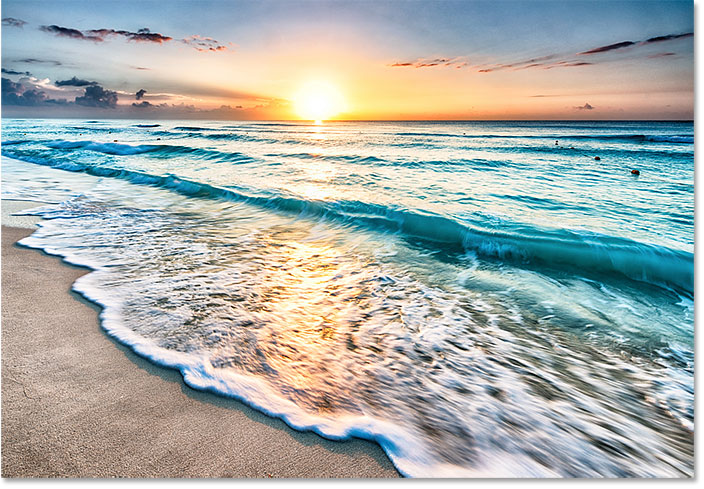
#> input picture my_app/media/myfile1_0wUYRkS.jpg, 704 x 489 px
$ python -i histogram.py   (imports and definitions only)
#> lines starting #> are read from the running program, lines starting #| are printed output that depends on the picture
import numpy as np
import cv2

def histogrameq(image):


#> called with image = 'media/myfile1_0wUYRkS.jpg'
    img = cv2.imread(image)
#> img is the input picture: shape (489, 704, 3); mean B, G, R 172, 175.6, 168.4

    #To display image before equalization


    ycrcb=cv2.cvtColor(img,cv2.COLOR_BGR2YCR_CB)
#> ycrcb: shape (489, 704, 3); mean of channels 0, 1, 2 173, 124.7, 127.4


    channels=cv2.split(ycrcb)
    a = np.zeros((256,),dtype=np.float16)

    height,width=channels[0].shape
#> height = 489; width = 704
    img1=channels[0]
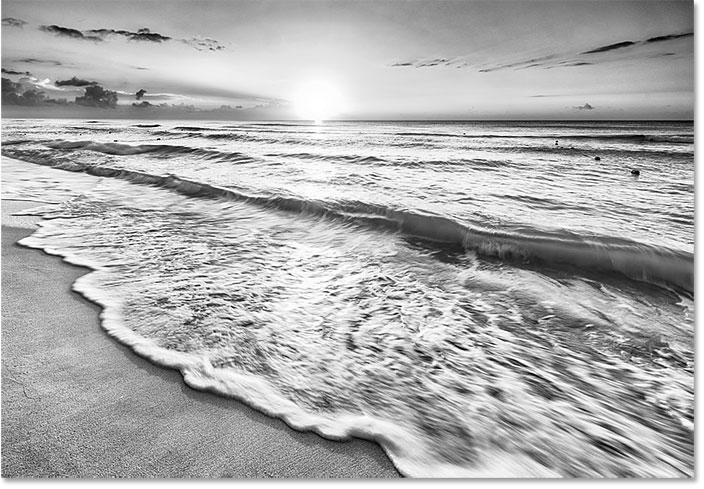
#> img1: shape (489, 704); min 0, max 255, mean 173

    #finding histogram
    for i in range(width):
        for j in range(height):
            g = channels[0][j,i]

            a[g] = a[g]+1
#> after the loop, a = 256 values, max 2048 at index 148, min 6 at index 0, mean 1246


    #performing histogram equalization
    tmp = 1.0/(height*width)
#> tmp = 2.9e-06
    b = np.zeros((256,),dtype=np.float16)

    for i in range(256):
        for j in range(i+1):
            b[i] += a[j] * tmp;
        b[i] = round(b[i] * 255);
#> after the loop, b = 256 values from 0 to 235

    # b now contains the equalized histogram
    b=b.astype(np.uint8)


    for i in range(width):
        for j in range(height):
            g = channels[0][j,i]
            channels[0][j,i]= b[g]
    # channels[0]=img1
    print(img1)
#> (printed output is left out)
    ycrcb=cv2.merge(channels)
#> ycrcb: shape (489, 704, 3); mean of channels 0, 1, 2 121.6, 124.7, 127.4

    img2=cv2.cvtColor(ycrcb,cv2.COLOR_YCR_CB2BGR)
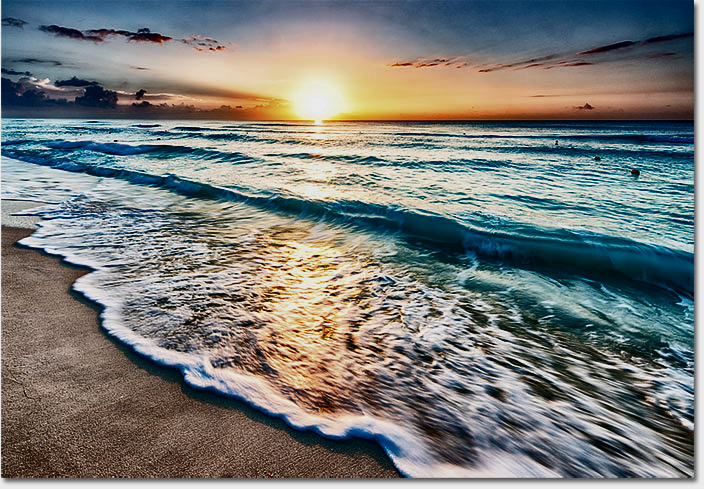
#> img2: shape (489, 704, 3); mean B, G, R 120.7, 124.2, 121.2


    cv2.imwrite('/home/jitendra/learning/github_repos/django_projects/Image_editor/my_app/static/input.png',img)

    cv2.imwrite('/home/jitendra/learning/github_repos/django_projects/Image_editor/my_app/static/final.png',img2)
    # return "/home/jitendra/learning/github_repos/django_projects/Image_editor/my_app/static/final.png"

>>> result = histogrameq('media/myfile1_0wUYRkS.jpg')
